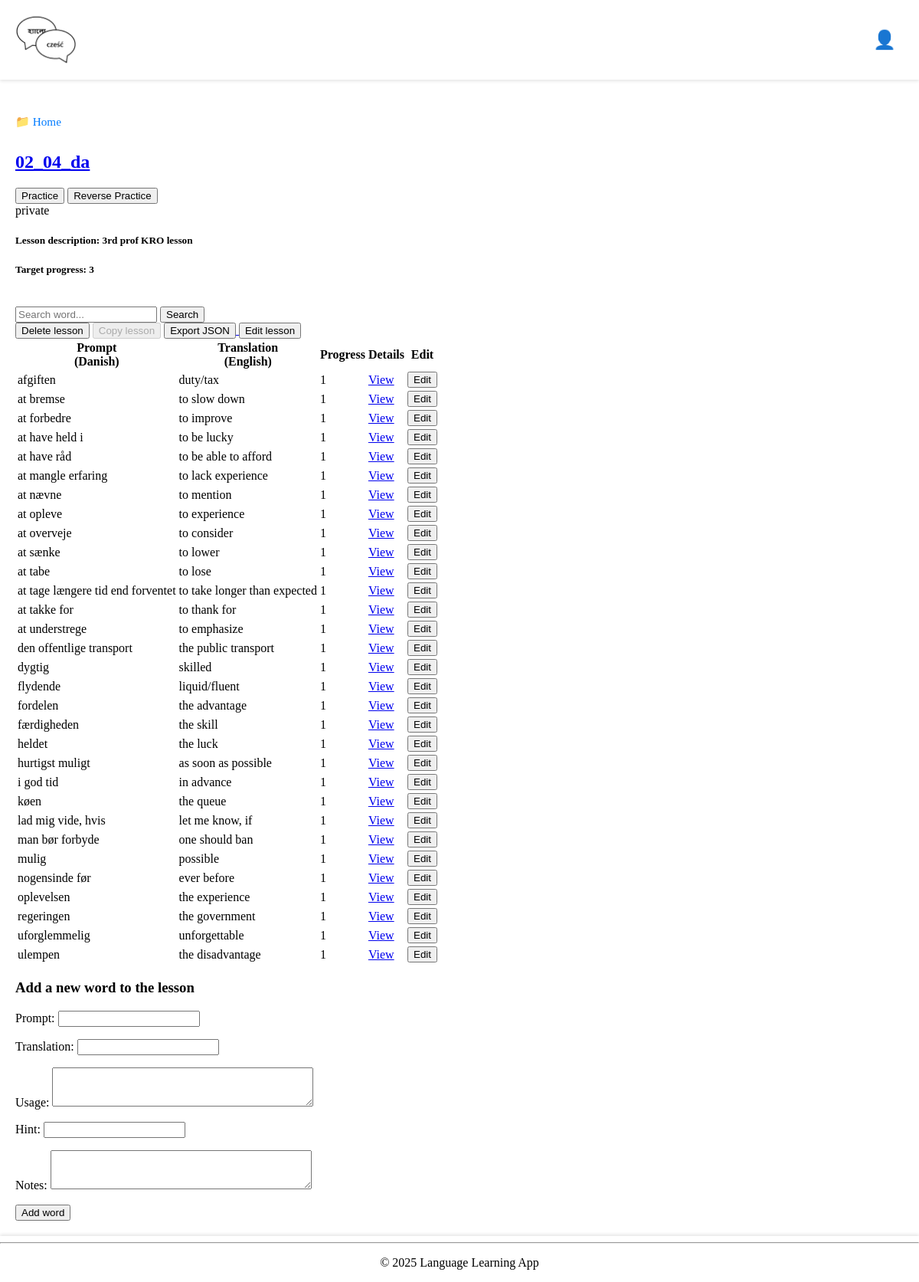
Screenshot of /my-lesson-details/148/ (signed in) with the database file from the repository.
### base/models.py (models this page shows, shortened)
class UserDirectory(models.Model):
    name = models.CharField(max_length=255)
    user = models.ForeignKey(
        User, on_delete=models.CASCADE, related_name="directories"
    )
    parent_directory = models.ForeignKey(
        "self",
        null=True,
        blank=True,
        on_delete=models.CASCADE,
        related_name="subdirectories",
    )
    is_root = models.BooleanField(default=False)
    created = models.DateTimeField(auto_now_add=True)
    updated = models.DateTimeField(auto_now=True)
    class Meta:
        ordering = ["name"]
        unique_together = ("user", "parent_directory", "name")
    def get_path(self):
        path = []
        current = self
        visited = set()
        while current is not None:
            if current.id in visited:
                break
            visited.add(current.id)
            path.insert(0, current)
            current = current.parent_directory
        return path

class UserLesson(models.Model):
    user = models.ForeignKey(User, on_delete=models.CASCADE)
    lesson = models.ForeignKey(Lesson, on_delete=models.CASCADE)
    directory = models.ForeignKey(
        "UserDirectory",
        on_delete=models.SET_NULL,
        null=True,
        blank=True,
        related_name="lessons",
    )
    target_progress = models.PositiveIntegerField(
        default=3, validators=[MinValueValidator(1)]
    )
    practice_window = models.PositiveIntegerField(
        default=10, validators=[MinValueValidator(1)]
    )
    allowed_error_margin = models.PositiveIntegerField(
        default=0, validators=[MinValueValidator(0)]
    )
    class Meta:
        unique_together = ("user", "lesson")

class Lesson(models.Model):
    title = models.CharField(max_length=255)
    description = models.TextField(
        blank=True, help_text="Brief description of the lesson."
    )
    prompt_language = models.ForeignKey(
        Language, on_delete=models.CASCADE, related_name="prompt_lessons"
    )
    translation_language = models.ForeignKey(
        Language, on_delete=models.CASCADE, related_name="translation_lessons"
    )
    author = models.ForeignKey(
        User,
        on_delete=models.CASCADE,
        related_name="authored_lessons",
    )
    changes_log = models.TextField(
        blank=True, help_text="Log of changes made to this lesson."
    )
    access_type = models.ForeignKey(AccessType, on_delete=models.PROTECT, default=1)
    original_lesson = models.ForeignKey(
        "self", null=True, blank=True, on_delete=models.SET_NULL
    )
    updated = models.DateTimeField(auto_now=True)
    created = models.DateTimeField(auto_now_add=True)

class AccessType(models.Model):
    ACCESS_CHOICES = [
        ("private", "Private"),
        ("readonly", "Read-Only"),
        ("write", "Writable"),
    ]
    name = models.CharField(max_length=20, choices=ACCESS_CHOICES, unique=True)

class Language(models.Model):
    name = models.CharField(max_length=50, unique=True)
    def __str__(self):
        return self.name

class UserWord(models.Model):
    user_lesson = models.ForeignKey(
        UserLesson,
        on_delete=models.CASCADE,
        related_name="user_words",
    )
    word = models.ForeignKey(Word, on_delete=models.CASCADE)
    current_progress = models.PositiveIntegerField(default=0)
    notes = models.TextField(blank=True)
    class Meta:
        unique_together = ("user_lesson", "word")

class Word(models.Model):
    lesson = models.ForeignKey(Lesson, on_delete=models.CASCADE, related_name="words")
    prompt = models.CharField(max_length=255)
    translation = models.CharField(max_length=255)
    usage = models.TextField(blank=True)
    prompt_audio = models.FileField(upload_to="audio/prompts/", blank=True, null=True)
    usage_audio = models.FileField(upload_to="audio/usages/", blank=True, null=True)
    hint = models.CharField(max_length=255, blank=True)
    updated = models.DateTimeField(auto_now=True)
    created = models.DateTimeField(auto_now_add=True)

### base/views.py (the view, shortened to what this page needs)
@login_required(login_url="login")
def myLessonDetails(request, my_lesson_id):
    myLesson = UserLesson.objects.select_related(
        "lesson", "lesson__author", "lesson__access_type",
        "lesson__prompt_language", "lesson__translation_language"
    ).filter(id=my_lesson_id).first()
    if not myLesson:
        return HttpResponse("You do not have this lesson.", status=404)
    if request.user.id != myLesson.user.id and not request.user.is_superuser:
        return HttpResponse("You are not allowed here!", status=403)
    lesson_words = myLesson.lesson.words.all()
    existing_userword_word_ids = set(
        UserWord.objects.filter(user_lesson=myLesson).values_list("word_id", flat=True)
    )
    missing_words = [w for w in lesson_words if w.id not in existing_userword_word_ids]
    for word in missing_words:
        UserWord.objects.create(
            user_lesson=myLesson, word=word, current_progress=0, notes=""
        )
    myWords = UserWord.objects.filter(user_lesson=myLesson).order_by(
        Lower("word__prompt")
    )
    my_Words_search_query = request.GET.get("q") or ""
    is_author = myLesson.lesson.author == request.user
    is_private = myLesson.lesson.access_type.name == "private"
    if request.user == myLesson.lesson.author or myLesson.lesson.access_type.name in [
        "write"
    ]:
        can_edit = True
    else:
        can_edit = False
    userWordForm = UserWordForm()
    if can_edit:
        if request.method == "POST":
            userWordForm = UserWordForm(request.POST)
            if userWordForm.is_valid():
                word_data = userWordForm.cleaned_data.get("word")
                prompt = (
                    word_data.prompt
                    if word_data
                    else userWordForm.cleaned_data.get("prompt")
                )
                translation = (
                    word_data.translation
                    if word_data
                    else userWordForm.cleaned_data.get("translation")
                )
                usage = (
                    word_data.usage
                    if word_data
                    else userWordForm.cleaned_data.get("usage")
                )
                hint = (
                    word_data.hint
                    if word_data
                    else userWordForm.cleaned_data.get("hint")
                )
                if Word.objects.filter(prompt=prompt, lesson=myLesson.lesson).exists():
                    messages.error(request, "This word already exists in the lesson.")
                    return redirect("my-lesson-details", my_lesson_id=myLesson.id)
                new_word = Word(
                    prompt=prompt,
                    translation=translation,
                    usage=usage,
                    hint=hint,
                    lesson=myLesson.lesson,
                )
                new_word.save()
                if new_word.prompt:
                    rel_path = generate_audio_file(
                        new_word.prompt,
                        myLesson.lesson.prompt_language,
                        "audio/prompts",
                        f"word_{new_word.id}_prompt.mp3",
                    )
                    new_word.prompt_audio = rel_path
                if new_word.usage:
                    rel_path = generate_audio_file(
                        new_word.usage,
                        myLesson.lesson.prompt_language,
                        "audio/usages",
                        f"word_{new_word.id}_usage.mp3",
                    )
                    new_word.usage_audio = rel_path
                new_word.save()
                UserWord.objects.create(
                    user_lesson=myLesson,
                    word=new_word,
                    current_progress=0,
                    notes=userWordForm.cleaned_data.get("notes", ""),
                )
                myLesson.lesson.updated = (
                    new_word.updated
                )  # Update lesson's updated time
                myLesson.lesson.changes_log = (
                    (
                        myLesson.lesson.changes_log + "\n"
                        if myLesson.lesson.changes_log
                        else ""
                    )
                    + f"{timezone.now()} Word '{new_word.prompt}' added by {request.user.username}"
                )
                myLesson.lesson.save()  # Save the lesson to update the timestamp
                messages.success(request, "Word created successfully!")
                return redirect("my-lesson-details", my_lesson_id=myLesson.id)
    current_directory = myLesson.directory
    if not current_directory:
        current_directory = UserDirectory.get_or_create_root_directory(request.user)
        myLesson.directory = current_directory
        myLesson.save()
    breadcrumb_path = current_directory.get_path()
    context = {
        "my_lesson": myLesson,
        "my_words": myWords,
        "word_form": userWordForm,
        "can_edit": can_edit,
        "is_private": is_private,
        "is_author": is_author,
        "current_directory": current_directory,
        "breadcrumb_path": breadcrumb_path,
    }
    return render(request, "base/my_lesson_details.html", context)

### base/templates/base/my_lesson_details.html (shortened to what this page needs)
{% extends "main.html" %}
{% block content %}
{% include 'base/includes/breadcrumb.html' %}
<h2><a href="{% url 'my-lesson-details' my_lesson.id %}">{{ my_lesson.lesson.title }}</a></h2>
<a href="{% url 'start-practice' my_lesson.id 'normal' %}"><button autofocus>Practice</button></a>
<a href="{% url 'start-practice' my_lesson.id 'reverse' %}"><button>Reverse Practice</button></a>
<br>
{{ my_lesson.lesson.access_type.name}}
<h5>Lesson description: {{ my_lesson.lesson.description }}</h5>
<h5>Target progress: {{ my_lesson.target_progress }}</h5>
<br>
<form method="GET" action="{% url 'my-lesson-details' my_lesson.id %}">
    <input type="text" name="q" placeholder="Search word...">
    <button type="submit">Search</button>
</form>
<form action="{% url 'delete-my-lesson' my_lesson.id %}" method="get" style="display:inline;">
    <button type="submit">Delete lesson</button>
</form>
<form action="{% url 'copy-lesson' my_lesson.id %}" method="get" style="display:inline;">
    <button type="submit" {% if is_private %}disabled{% endif %}>Copy lesson</button>
</form>
<a href="{% url 'export-lesson-json' my_lesson.lesson.id %}">
    <button type="button">Export JSON</button>
</a>
<form action="{% url 'edit-lesson' my_lesson.id %}" method="get" style="display:inline;">
    <button type="submit"  {% if not is_author %}disabled{% endif %}>Edit lesson</button>
</form>
<div class="my-lesson-container">
    <table>
        <thead>
            <tr>
                <th>Prompt <br>({{my_lesson.lesson.prompt_language}})</th>
                <th>Translation <br> ({{my_lesson.lesson.translation_language}})</th>
                <th>Progress</th>
                <th>Details</th>
                <th>Edit</th>
            </tr>
        </thead>
        <tbody>
            {% for my_word in my_words %}
            <tr>
                <td>{{ my_word.word.prompt }}</td>
                <td>{{ my_word.word.translation }}</td>
                <td>{{ my_word.current_progress }}</td>
                <td>
                    <a href="{% url 'my-word-details' my_word.id %}">View</a>
                </td>
                <td>
                    <form action="{% url 'edit-word' my_word.id %}" method="get">
                        <button type="submit" {% if not can_edit %}disabled{% endif %}>Edit</button>
                    </form>
                </td>
            </tr>
            {% endfor %}
        </tbody>
    </table>
    {% if can_edit %}
    <div>
    <h3>Add a new word to the lesson</h3>
    <form method="POST" action="">
        {{ word_form.as_p }}
        <input type="submit" value="Add word" />
    </form>
    </div>
    {% endif %}
</div>
{% endblock content %}

### base/templates/base/includes/breadcrumb.html (shortened to what this page needs)
<nav class="breadcrumb-nav">
    <span>📁 </span>
    {% for dir in breadcrumb_path %}
        {% if dir.is_root %}
            <a href="{% url 'my-lessons' request.user.id %}">{{ dir.name }}</a>
        {% else %}
            <a href="{% url 'my-lessons-directory' request.user.id dir.id %}">{{ dir.name }}</a>
        {% endif %}
    {% endfor %}
</nav>

### static/styles/main.css (style rules this page uses)
body { background-color: white; margin: 0; padding: 0; }

### base/templates/base/includes/breadcrumb.html (style rules this page uses)
.breadcrumb-nav { padding: 10px 0; margin-bottom: 15px; font-size: 0.95em; }
.breadcrumb-nav a { color: #007bff; text-decoration: none; }

### rows the page displays
UserDirectory: name "Home"
UserLesson: lesson "02_04_da", lesson.access_type.name "private", lesson.description "3rd prof KRO lesson", target_progress "3", lesson.prompt_language "Danish", lesson.translation_language "English"
UserWord: word.prompt "afgiften", word.translation "duty/tax", current_progress "1"
UserWord: word.prompt "at bremse", word.translation "to slow down", current_progress "1"
UserWord: word.prompt "at forbedre", word.translation "to improve", current_progress "1"
UserWord: word.prompt "at have held i", word.translation "to be lucky", current_progress "1"
UserWord: word.prompt "at have råd", word.translation "to be able to afford", current_progress "1"
UserWord: word.prompt "at mangle erfaring", word.translation "to lack experience", current_progress "1"
UserWord: word.prompt "at nævne", word.translation "to mention", current_progress "1"
UserWord: word.prompt "at opleve", word.translation "to experience", current_progress "1"
UserWord: word.prompt "at overveje", word.translation "to consider", current_progress "1"
UserWord: word.prompt "at sænke", word.translation "to lower", current_progress "1"
UserWord: word.prompt "at tabe", word.translation "to lose", current_progress "1"
UserWord: word.prompt "at tage længere tid end forventet", word.translation "to take longer than expected", current_progress "1"
UserWord: word.prompt "at takke for", word.translation "to thank for", current_progress "1"
UserWord: word.prompt "at understrege", word.translation "to emphasize", current_progress "1"
UserWord: word.prompt "den offentlige transport", word.translation "the public transport", current_progress "1"
UserWord: word.prompt "dygtig", word.translation "skilled", current_progress "1"
UserWord: word.prompt "flydende", word.translation "liquid/fluent", current_progress "1"
UserWord: word.prompt "fordelen", word.translation "the advantage", current_progress "1"
UserWord: word.prompt "færdigheden", word.translation "the skill", current_progress "1"
UserWord: word.prompt "heldet", word.translation "the luck", current_progress "1"
UserWord: word.prompt "hurtigst muligt", word.translation "as soon as possible", current_progress "1"
UserWord: word.prompt "i god tid", word.translation "in advance", current_progress "1"
UserWord: word.prompt "køen", word.translation "the queue", current_progress "1"
UserWord: word.prompt "lad mig vide, hvis", word.translation "let me know, if", current_progress "1"
UserWord: word.prompt "man bør forbyde", word.translation "one should ban", current_progress "1"
UserWord: word.prompt "mulig", word.translation "possible", current_progress "1"
UserWord: word.prompt "nogensinde før", word.translation "ever before", current_progress "1"
UserWord: word.prompt "oplevelsen", word.translation "the experience", current_progress "1"
UserWord: word.prompt "regeringen", word.translation "the government", current_progress "1"
UserWord: word.prompt "uforglemmelig", word.translation "unforgettable", current_progress "1"
UserWord: word.prompt "ulempen", word.translation "the disadvantage", current_progress "1"
